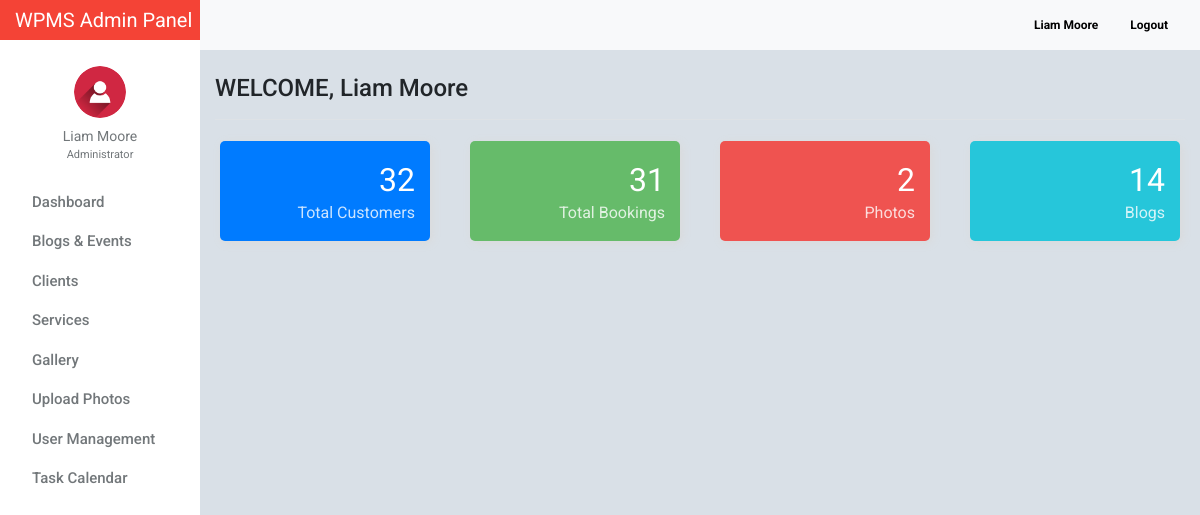
The page /admin/dashboard.php (signed in) on the database its author committed.
### tables this page shows
CREATE TABLE `tblusers` (
  `id` int(11) NOT NULL,
  `firstname` varchar(32) NOT NULL,
  `lastname` varchar(32) NOT NULL,
  `gender` enum('m','f') NOT NULL,
  `username` varchar(50) NOT NULL,
  `password` varchar(50) NOT NULL,
  `email` varchar(100) NOT NULL,
  `designation` varchar(100) NOT NULL,
  `address` text NOT NULL,
  `access_level` enum('0','1','2') NOT NULL,
  `profile_picture` varchar(100) NOT NULL,
  `date_created` varchar(100) NOT NULL
);

### admin/include/database.php (called while the page is built, shortened)
<?php
class Database
{
    public $connection;
    public function open_connection()
    {
        $this->connection = mysqli_connect(DB_HOST, DB_USER, DB_PASS, DB_NAME);
    }
    public function query($sql)
    {
        $result = mysqli_query($this->connection, $sql);
        return $result;
    }
}
$db = new Database();
?>

### admin/include/db_object.php (called while the page is built, shortened)
<?php
class DB_Object
{
    public static function find_by_id($id) {
        $the_result_array = static::find_by_query("SELECT * FROM " . static::$db_table . " WHERE id = $id ORDER BY id DESC  LIMIT 1 ");
        return !empty($the_result_array) ? array_shift($the_result_array) : false;
    }
    public static function find_by_query($sql) {
        global $db;
        $result_set = $db->query($sql);
        $the_object_array = array();
        while($row = mysqli_fetch_array($result_set)) {
            $the_object_array[] = static::instantiation($row);
        }
        return $the_object_array;
    }
    public static function instantiation($the_record){
        $the_object = new $calling_class;
        foreach($the_record as $the_attribute => $value)
        {
            if($the_object->has_the_attribute($the_attribute)) {
                $the_object->$the_attribute = $value;
            }
        }
        return $the_object;
    }
    private function has_the_attribute($the_attribute) {
        $object_properties = get_object_vars($this);
        return array_key_exists($the_attribute, $object_properties);
    }
    public static function count_all()
    {
        global $db;
        $sql = "SELECT COUNT(*) FROM " .static::$db_table;
        $result_count = $db->query($sql);
        $row = mysqli_fetch_array($result_count);
        return array_shift($row);
    }
}
?>

### admin/include/Users.php (called while the page is built, shortened)
<?php
class Users extends DB_Object
{
    public $profile_picture;
    public $upload_directory = "upload/users";
    public $image_placeholder = "http://placehold.it/64x64&text=images";
    public function profile_picture_picture() {
        return empty($this->profile_picture) ? $this->image_placeholder : $this->upload_directory. '/' .$this->profile_picture;
    }
}
?>

### admin/include/Account_Details.php (called while the page is built, shortened)
<?php
class Account_Details extends DB_Object
{
    public static function count_user() {
        global $db;
        $sql = "SELECT count(id) FROM tblaccounts_detail";
        $result_count = $db->query($sql);
        $row = mysqli_fetch_array($result_count);
        return array_shift($row);
    }
}
?>

### admin/include/Booking.php (called while the page is built, shortened)
<?php
class Booking extends DB_Object
{
    protected static $db_table = "tblweddingbook";
    public static function count_booking() {
        global $db;
        $sql = "SELECT count(booking_id) FROM ". self::$db_table;
        $result_count = $db->query($sql);
        $row = mysqli_fetch_array($result_count);
        return array_shift($row);
    }
}
?>

### admin/dashboard.php (the view, shortened to what this page needs)
<?php
    $user_count =  Account_Details::count_user();
    $booking_count =  Booking::count_booking();
    $gallery_count =  Gallery::count_all();
    $event_post =  EventWedding::count_all();
?>
<?php $users_profile = Users::find_by_id($_SESSION['id']); ?>
<!doctype html>
<html lang="en">
<head>
    <link href="css/bootstrap.min.css" rel="stylesheet">
    <link href="css/dashboard.css" rel="stylesheet">
    <link href="css/dataTables.bootstrap4.min.css" rel="stylesheet">
    <link rel="stylesheet" href="css/font-awesome.min.css">
    <link rel="stylesheet" type="text/css"
          href="https://cdn.materialdesignicons.com/2.1.19/css/materialdesignicons.min.css">
</head>
<body>
<?php include_once 'include/sidebar.php'; ?>
<div class="d-flex justify-content-between flex-wrap flex-md-nowrap align-items-center pb-2 mb-3 border-bottom">
    <h4 class="h4 mt-4">WELCOME, <?= ucfirst($users_profile->firstname) . ' ' . ucfirst($users_profile->lastname); ?></h4>
</div>
    <div class="row">
    <div class="col-lg-3">
      <div class="card-counter primary">
        <span class="count-numbers"><?=  $user_count; ?></span>
        <span class="count-name">Total Customers</span>
      </div>
    </div>
    <div class="col-lg-3">
      <div class="card-counter success">
        <span class="count-numbers"><?=  $booking_count; ?></span>
        <span class="count-name">Total Bookings</span>
      </div>
    </div>
    <div class="col-lg-3">
      <div class="card-counter danger">
        <span class="count-numbers"><?=  $gallery_count; ?></span>
        <span class="count-name">Photos</span>
      </div>
    </div>
    <div class="col-lg-3">
      <div class="card-counter info">
        <span class="count-numbers"><?=  $event_post; ?></span>
        <span class="count-name">Blogs</span>
      </div>
    </div>
  </div>
<?php include_once 'include/footer.php';?>

### admin/include/sidebar.php (shortened to what this page needs)
<nav class="navbar sticky-top p-0" style="width: 16.7%;background-color: #f44336;">
    <a class="navbar-brand col-sm-3 col-md-2 mr-0" style="color:white;" href="dashboard.php">
        WPMS Admin Panel
    </a>
</nav>
<div class="container-fluid">
    <div class="row">
        <nav class="col-md-2 d-none d-md-block bg-light sidebar">
            <div class="sidebar-sticky">
                <ul class="nav flex-column">
                    <li class="nav-item mt-3">
                        <div class="text-center">
                            <a href="users_profile.php" class="user-button">
                                <img src="<?= $users_profile->profile_picture_picture(); ?>" class="img-fluid rounded-circle" width="52" height="52" alt="">
                                <div class="user-profile"><?= $users_profile->firstname . ' ' . $users_profile->lastname; ?></div>
                            </a>
                                <div class="text-center mt-0" style="font-size: 11px;color:#72777a;">
                                    <?= ($users_profile->designation == 0) ? 'Administrator' : 'Moderator'; ?>
                                </div>
                        </div>
                    </li>
                    <li class="nav-item"><div class="dropdown-divider"></div></li>
                    <li class="nav-item">
                        <a class="nav-link" href="dashboard.php">
                            Dashboard <span class="sr-only">(current)</span>
                        </a>
                    </li>
                    <li class="nav-item"><div class="dropdown-divider"></div></li>
                    <li class="nav-item">
                        <a class="nav-link" href="blog_events.php">
                            Blogs &amp; Events
                        </a>
                    </li>
                    <li class="nav-item"><div class="dropdown-divider"></div></li>
                    <li class="nav-item">
                        <a class="nav-link" href="client.php" >
                            Clients
                        </a>
                    </li>
                    <li class="nav-item"><div class="dropdown-divider"></div></li>
                    <li class="nav-item">
                        <a class="nav-link" href="service_list.php">
                            Services
                        </a>
                    </li>
                    <li class="nav-item"><div class="dropdown-divider"></div></li>
                    <li class="nav-item">
                        <a class="nav-link" href="photos_view.php">
                            Gallery
                        </a>
                    </li>
                    <li class="nav-item"><div class="dropdown-divider"></div></li>
                    <li class="nav-item">
                        <a class="nav-link" href="photos_add.php">
                            Upload Photos
                        </a>
                    </li>
                    <li class="nav-item"><div class="dropdown-divider"></div></li>
                    <li class="nav-item">
                        <a class="nav-link" href="users.php">
                            User Management
                        </a>
                    </li>
                    <li class="nav-item"><div class="dropdown-divider"></div></li>
                    <li class="nav-item">
                        <a class="nav-link" href="task_all_calendar.php">
                            Task Calendar
                        </a>
                    </li>
                </ul>
            </div>
        </nav>
        <main role="main" class="col-md-9 ml-sm-auto col-lg-10" style="margin-top: -40px;z-index: 999">
            <nav class="navbar navbar-expand-lg navbar-light bg-light" style="margin-left:-15px;margin-right: -15px;">
                <div class="form-inline my-2 my-lg-0">
                    <a class="nav-link" href="users_profile.php"><b><?= ucfirst($users_profile->firstname) . ' ' . ucfirst($users_profile->lastname); ?></b></a>
                    <a class="nav-link" href="logout.php"><b><i class="mdi mdi-logout" style="color: #f44336!important;"></i> Logout</b></a>
                </div>
            </nav>

### admin/css/dashboard.css (style rules this page uses)
body { font-size: .875rem; font-family: 'Roboto', 'Segoe UI',sans-serif; background: #D9E0E7; }
.sidebar { position: fixed; top: 0; bottom: 0; left: 0; z-index: 100; padding: 0; box-shadow: inset -1px 0 0 rgba(0, 0, 0, .1); background-color: #fff; }
.sidebar-sticky { position: -webkit-sticky; position: sticky; top: 40px; height: calc(100vh - 48px); height: 100% !important; padding-top: 2.5rem; overflow-x: hidden; overflow-y: auto; background-color: #fff; }
.sidebar .nav-link { font-weight: 500; color: #72777a; font-size: 15px; text-transform: capitalize; transition: all 2s linear; font-family: 'Roboto', sans-serif; }
.nav.flex-column li.nav-item:nth-child(2) { margin-top:10px; }
.user-profile { color: #72777a; margin-top: 8px; }
img.img-fluid.rounded-circle { margin-top: 10px; }
.form-inline.my-2.my-lg-0 a.nav-link { color: black; font-size: 12px; }
.dropdown-divider { border-top: 1px solid #fff; }
.nav.flex-column a.nav-link { padding: .0rem 1rem; }
.user-profile { text-transform: capitalize; }

### admin/dashboard.php (style rules this page uses)
.card-counter { box-shadow: 2px 2px 10px #DADADA; margin: 5px; padding: 0px 9px; background-color: #fff; height: 100px; border-radius: 5px; transition: .3s linear all; }
.card-counter.primary { background-color: #007bff; color: #FFF; }
.card-counter.danger { background-color: #ef5350; color: #FFF; }
.card-counter.success { background-color: #66bb6a; color: #FFF; }
.card-counter.info { background-color: #26c6da; color: #FFF; }
.card-counter .count-numbers { position: absolute; right: 35px; top: 20px; font-size: 32px; display: block; }
.card-counter .count-name { position: absolute; right: 35px; top: 65px; text-transform: capitalize; opacity: 0.8; display: block; font-size: 16px; }

### rows shown on the page
tblusers: profile_picture (picture), firstname "Liam", lastname "Moore"

### other values the page prints
$user_count "32"
$booking_count "31"
$gallery_count "2"
$event_post "14"
